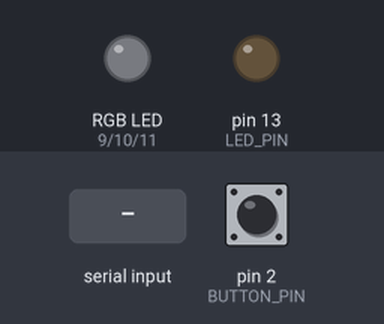
A sketch run on a simulated Arduino Uno, built with avr-gcc and run on an emulated ATmega328P. Shown: an RGB LED mixed from three pins (HIGH = lit), output pins drawn as LEDs (lit = HIGH). Inputs (shaded band) come from the test bench; at power-on: pin 2 (BUTTON_PIN) HIGH. What the sketch prints to the serial monitor is not drawn.

Above: at 4.3 s.
4.4 s: "1" received over Serial
At 5.6 s:
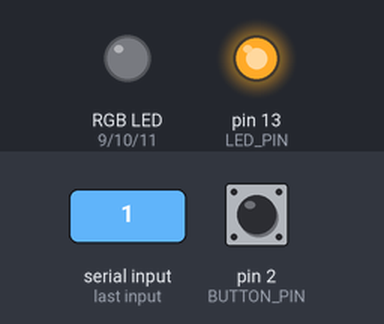
5.9 s: "R" received over Serial
At 6.9 s:
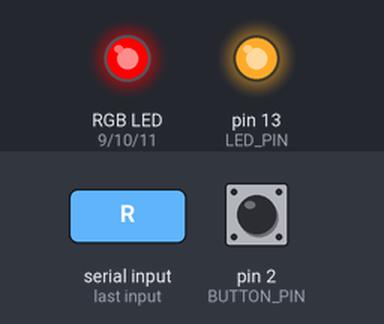
7.4 s: "0" received over Serial
At 7.8 s:
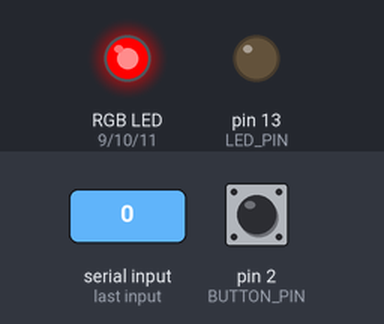
8.9 s: "G" received over Serial
At 10.1 s:
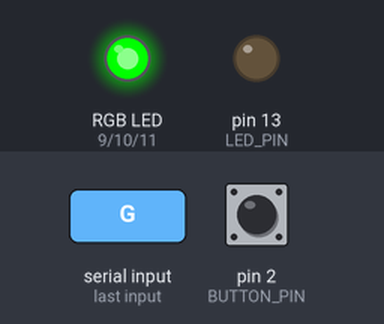
10.4 s: "B" received over Serial
At 11.3 s:
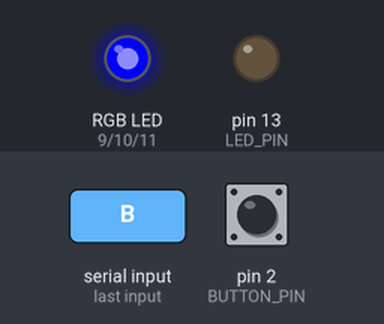
11.9 s: "W" received over Serial
At 12.6 s:
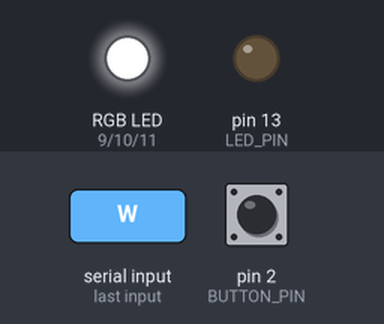
Timing chart, 0 to 14.4 s (numbered marks = the images above; inputs shaded):
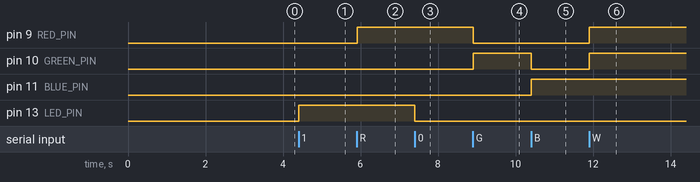

The sketch:

interactive-led.ino
```cpp
/**
 * Visucan Virtual Processor Demo
 * Arduino Uno - Interactive LED Control
 *
 * This advanced demo shows interactive virtual hardware:
 * - Button input detection
 * - LED output control
 * - Serial commands
 * - Real-time status monitoring
 *
 * Virtual Hardware Setup:
 * - LED: Pin D13 (OUTPUT)
 * - Button: Pin D2 (INPUT_PULLUP)
 * - RGB LED: Pins D9, D10, D11 (PWM)
 *
 * Serial Commands:
 * - '1' = Turn LED ON
 * - '0' = Turn LED OFF
 * - 'R' = Red color
 * - 'G' = Green color
 * - 'B' = Blue color
 * - 'S' = Show status
 */

// Pin definitions
#define LED_PIN 13
#define BUTTON_PIN 2
#define RED_PIN 9
#define GREEN_PIN 10
#define BLUE_PIN 11

// State variables
bool ledState = false;
bool lastButtonState = HIGH;
int buttonPressCount = 0;
unsigned long lastDebounceTime = 0;
const unsigned long debounceDelay = 50;

// Color variables
int currentColor = 0; // 0=off, 1=red, 2=green, 3=blue, 4=white

void setup() {
  Serial.begin(9600);
  delay(1000);

  // Print colorful banner
  Serial.println();
  Serial.println("  ██╗  ██╗██╗████████╗███████╗ ██████╗ ██████╗  ██████╗ ███████╗████████╗");
  Serial.println("  ██║  ██║██║╚══██╔══╝██╔════╝██╔═══██╗██╔══██╗██╔════╝ ██╔════╝╚══██╔══╝");
  Serial.println("  ███████║██║   ██║   █████╗  ██║   ██║██████╔╝██║  ███╗█████╗     ██║   ");
  Serial.println("  ██╔══██║██║   ██║   ██╔══╝  ██║   ██║██╔══██╗██║   ██║██╔══╝     ██║   ");
  Serial.println("  ██║  ██║██║   ██║   ██║     ╚██████╔╝██║  ██║╚██████╔╝███████╗   ██║   ");
  Serial.println("  ╚═╝  ╚═╝╚═╝   ╚═╝   ╚═╝      ╚═════╝ ╚═╝  ╚═╝ ╚═════╝ ╚══════╝   ╚═╝   ");
  Serial.println();
  Serial.println("  🌐 Virtual Arduino Uno R3 - Interactive LED Control");
  Serial.println("  🚀 No Physical Hardware Required!");
  Serial.println("  🤖 Powered by AI + Cloud Simulation");
  Serial.println();
  Serial.println("════════════════════════════════════════════════════════════════════════");
  Serial.println();

  // Configure pins
  pinMode(LED_PIN, OUTPUT);
  pinMode(BUTTON_PIN, INPUT_PULLUP);
  pinMode(RED_PIN, OUTPUT);
  pinMode(GREEN_PIN, OUTPUT);
  pinMode(BLUE_PIN, OUTPUT);

  // Initial states
  digitalWrite(LED_PIN, LOW);
  analogWrite(RED_PIN, 0);
  analogWrite(GREEN_PIN, 0);
  analogWrite(BLUE_PIN, 0);

  Serial.println("✅ Pin Configuration:");
  Serial.println("   📍 D13  → LED (OUTPUT)");
  Serial.println("   📍 D2   → Button (INPUT_PULLUP)");
  Serial.println("   📍 D9   → RGB Red (PWM)");
  Serial.println("   📍 D10  → RGB Green (PWM)");
  Serial.println("   📍 D11  → RGB Blue (PWM)");
  Serial.println();

  Serial.println("📝 Available Commands:");
  Serial.println("   1 → LED ON");
  Serial.println("   0 → LED OFF");
  Serial.println("   R → Red Color");
  Serial.println("   G → Green Color");
  Serial.println("   B → Blue Color");
  Serial.println("   W → White Color");
  Serial.println("   S → Show Status");
  Serial.println();
  Serial.println("🎮 Press virtual button or send serial commands!");
  Serial.println("════════════════════════════════════════════════════════════════════════");
  Serial.println();
}

void loop() {
  // Handle button input with debouncing
  handleButton();

  // Handle serial commands
  handleSerialCommands();

  // Small delay to prevent overwhelming serial output
  delay(10);
}

void handleButton() {
  int buttonState = digitalRead(BUTTON_PIN);

  // Check if button state changed
  if (buttonState != lastButtonState) {
    lastDebounceTime = millis();
  }

  // Debounce logic
  if ((millis() - lastDebounceTime) > debounceDelay) {
    if (buttonState == LOW && lastButtonState == HIGH) {
      // Button pressed!
      buttonPressCount++;
      ledState = !ledState;
      digitalWrite(LED_PIN, ledState);

      Serial.println("──────────────────────────────────────");
      Serial.print("🔘 BUTTON PRESSED! (#");
      Serial.print(buttonPressCount);
      Serial.println(")");
      Serial.print("💡 LED Status: ");
      Serial.println(ledState ? "🟢 ON" : "⚫ OFF");
      Serial.println("──────────────────────────────────────");
    }
  }

  lastButtonState = buttonState;
}

void handleSerialCommands() {
  if (Serial.available() > 0) {
    char command = Serial.read();

    Serial.println();
    Serial.print("📨 Received Command: '");
    Serial.print(command);
    Serial.println("'");

    switch (command) {
      case '1':
        ledState = true;
        digitalWrite(LED_PIN, HIGH);
        Serial.println("✅ LED turned ON");
        break;

      case '0':
        ledState = false;
        digitalWrite(LED_PIN, LOW);
        Serial.println("✅ LED turned OFF");
        break;

      case 'R':
      case 'r':
        setColor(255, 0, 0);
        currentColor = 1;
        Serial.println("✅ RGB Color: 🔴 RED");
        break;

      case 'G':
      case 'g':
        setColor(0, 255, 0);
        currentColor = 2;
        Serial.println("✅ RGB Color: 🟢 GREEN");
        break;

      case 'B':
      case 'b':
        setColor(0, 0, 255);
        currentColor = 3;
        Serial.println("✅ RGB Color: 🔵 BLUE");
        break;

      case 'W':
      case 'w':
        setColor(255, 255, 255);
        currentColor = 4;
        Serial.println("✅ RGB Color: ⚪ WHITE");
        break;

      case 'S':
      case 's':
        showStatus();
        break;

      default:
        Serial.println("❌ Unknown command");
        Serial.println("💡 Try: 1, 0, R, G, B, W, or S");
    }

    Serial.println();
  }
}

void setColor(int red, int green, int blue) {
  analogWrite(RED_PIN, red);
  analogWrite(GREEN_PIN, green);
  analogWrite(BLUE_PIN, blue);
}

void showStatus() {
  Serial.println();
  Serial.println("════════════════════════════════════════");
  Serial.println("📊 SYSTEM STATUS");
  Serial.println("════════════════════════════════════════");

  Serial.print("⏱️  Uptime: ");
  Serial.print(millis() / 1000);
  Serial.println(" seconds");

  Serial.print("💡 Main LED (D13): ");
  Serial.println(ledState ? "🟢 ON" : "⚫ OFF");

  Serial.print("🎨 RGB Color: ");
  switch (currentColor) {
    case 0:
      Serial.println("⚫ OFF");
      break;
    case 1:
      Serial.println("🔴 RED");
      break;
    case 2:
      Serial.println("🟢 GREEN");
      break;
    case 3:
      Serial.println("🔵 BLUE");
      break;
    case 4:
      Serial.println("⚪ WHITE");
      break;
  }

  Serial.print("🔘 Button Presses: ");
  Serial.println(buttonPressCount);

  Serial.print("💾 Free Memory: ");
  Serial.print(freeMemory());
  Serial.println(" bytes");

  Serial.println("════════════════════════════════════════");
}

int freeMemory() {
  extern int __heap_start, *__brkval;
  int v;
  return (int) &v - (__brkval == 0 ? (int) &__heap_start : (int) __brkval);
}
```

Measured:
- after the input at 4.4 s, pin 13 (LED_PIN): LOW → HIGH at once
- after the input at 5.9 s, pin 9 (RED_PIN): LOW → HIGH at once
- after the input at 7.4 s, pin 13 (LED_PIN): HIGH → LOW at once
- after the input at 8.9 s, pin 9 (RED_PIN): HIGH → LOW at once; pin 10 (GREEN_PIN): LOW → HIGH at once
- after the input at 10.4 s, pin 10 (GREEN_PIN): HIGH → LOW at once; pin 11 (BLUE_PIN): LOW → HIGH at once
- after the input at 11.9 s, pin 9 (RED_PIN), pin 10 (GREEN_PIN): LOW → HIGH at once
